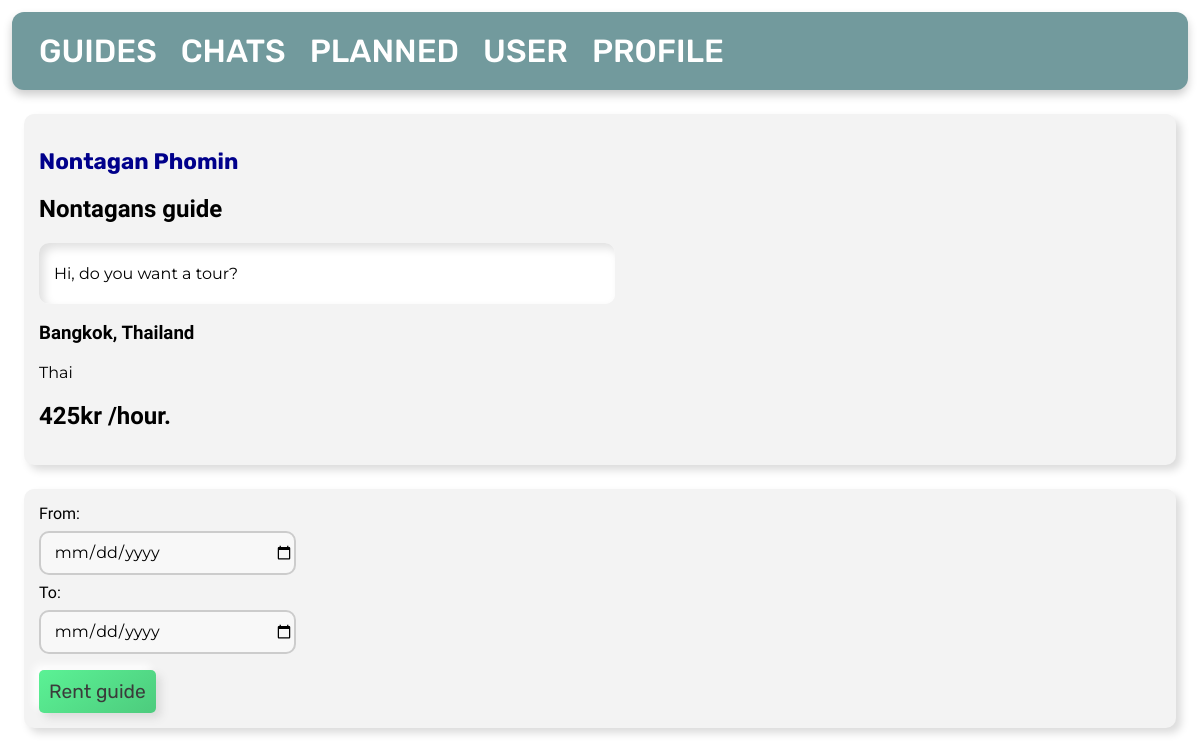
Page /2/rent/ on the committed database.
### tables this page shows
CREATE TABLE user
(
    id        INTEGER PRIMARY KEY AUTOINCREMENT,
    firstname TEXT NOT NULL,
    lastname  TEXT NOT NULL,
    age       INTEGER,
    country   TEXT
);

CREATE TABLE posts
(
    id       INTEGER PRIMARY KEY AUTOINCREMENT,
    byUser   INTEGER,
    created  TIMESTAMP NOT NULL DEFAULT CURRENT_TIMESTAMP,
    title    TEXT      NOT NULL,
    content  TEXT      NOT NULL,
    country  TEXT      NOT NULL,
    city     TEXT      NOT NULL,
    language TEXT,
    price    INTEGER   NOT NULL,
    type     TEXT,
    FOREIGN KEY (byUser) REFERENCES user (id)
);

### app.py (the view, shortened to what this page needs)
@app.route('/<int:id>/rent/', methods=('GET', 'POST'))
def rent(id):
    global user_id
    db = get_db_connection()
    posts = db.execute('SELECT * FROM posts, user WHERE posts.id = ? AND posts.byUser = user.id', (id,)).fetchone()
    return render_template('rent-guide.html', posts=posts)

### app.py (called while the page is built)
def get_db_connection():
    db = sqlite3.connect('database.db')
    db.row_factory = sqlite3.Row
    return db

### templates/rent-guide.html
{% extends 'base.html' %}
{% block content %}
    <div class='post'>
        <h3>
            <a id="profile"
               href="{{ url_for('viewProfile', id=posts['id'], u=posts['byUser']) }}">{{ posts['firstname'] }} {{ posts['lastname'] }}
            </a>
        </h3>
        <h2>{{ posts['title'] }}</h2>
        <div id="textsec">
            <p>{{ posts['content'] }}</p>
        </div>
        <h3>{{ posts['city'] }}, {{ posts['country'] }}</h3>
        <p>{{ posts['language'] }}</p>
        <h2>{{ posts['price'] }}kr /hour.</h2>
    </div>
    <div class="post">
        <form method="post">
            <label for="from">
                From:
                <br>
                <input type="date" name="from"
                       value="{{ request.form['from'] }}">
            </label>
            <br>
            <label for="to">
                To:
                <br>
                <input type="date" name="to"
                       value="{{ request.form['to'] }}">
            </label>
            <br>
            <button id="button" type="submit">Rent guide</button>
        </form>
    </div>
{% endblock %}

### templates/base.html (style rules this page uses)
.post { padding: 15px; margin: 2vw; background-color: #f3f3f3; border-radius: 10px; box-shadow: 5px 5px 9px #dbdbdb, -5px -5px 9px #ffffff; }
body { margin: 0; padding-bottom: 7rem; }
h1, h2, h3 { font-family: 'Lexend', sans-serif; }
p { font-family: 'Montserrat', sans-serif; }
a { font-family: 'Rubik', sans-serif; text-decoration: none; }
#button { font-family: 'Rubik', sans-serif; font-size: 1.2em; border-radius: 5px; margin-right: 0.5rem; margin-top: 0.5rem; padding: 10px; color: #3b3b3b; outline: none; border: none; transition: 300ms; background: linear-gradient(145deg, #5bf295, #4dcb7d); box-shadow: 5px 5px 9px #dbdbdb, -5px -5px 9px #ffffff; }
body .post a { font-family: 'Rubik', sans-serif; font-size: 1.2em; display: inline-block; border-radius: 5px; padding: 10px; color: #3b3b3b; background: linear-gradient(145deg, #5bf295, #4dcb7d); outline: none; border: none; transition: 300ms; }
#textsec { background-color: white; padding-top: 5px; padding-bottom: 5px; padding-left: 15px; margin-top: 1rem; margin-bottom: 1rem; width: 50%; border-radius: 10px; box-shadow: inset 5px 5px 10px #e0e0e0, inset -5px -5px 10px #ffffff; }
#profile { font-family: 'Rubik', sans-serif; font-size: 1.2em; display: inline-block; border-radius: 0; padding: 0; background: transparent; color: darkblue; outline: none; border: none; }
label { font-family: 'Lexend', sans-serif; width: 100%; }
input, select { border: 2px solid #ccc; width: 15em; height: 2.5em; margin-top: 0.5rem; margin-bottom: 0.5rem; padding-left: 0.8em; font-size: 16px; font-family: 'Montserrat', sans-serif; outline: none; overflow: hidden; background-color: #f8f8f8; border-radius: 10px; transition: all 0.5s; }

### rows in the picture
user: firstname "Nontagan", lastname "Phomin"
posts: title "Nontagans guide", content "Hi, do you want a tour?", city "Bangkok", country "Thailand", language "Thai", price "425"
